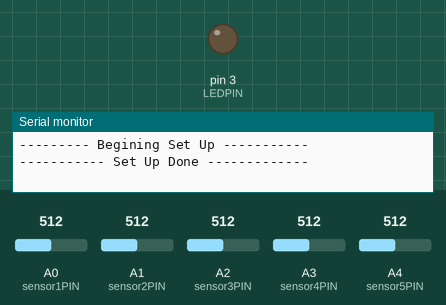
A sketch run on a simulated Arduino Uno, built with avr-gcc and run on an emulated ATmega328P. Shown: output pins drawn as LEDs (lit = HIGH), the last lines printed to the serial monitor. The inputs (shaded band) are chosen by the test bench; at power-on: A0 (sensor1PIN) = 512, A1 (sensor2PIN) = 512, A2 (sensor3PIN) = 512, A3 (sensor4PIN) = 512, A4 (sensor5PIN) = 512. Random numbers use the default seed unless the sketch sets one.

Above: at 1.1 s.
At 60.1 s:
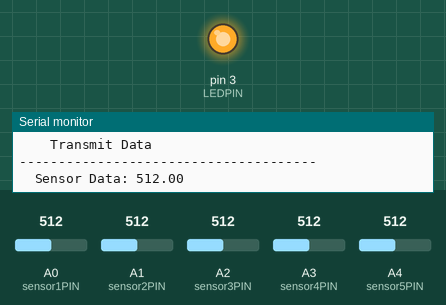
Timing chart, 0 to 74.0 s (numbered marks = the images above):
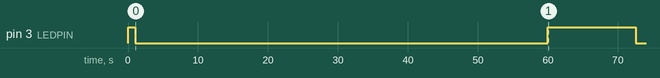

Measured:
- by itself, pin 3 (LEDPIN): HIGH → LOW at 1.0 s, → HIGH 59.0 s later, → LOW 12.5 s later

The sketch:

Analog_Sensors.ino
```cpp
/*  Data Acquisition Scrip
 *  Jacob Anderson
 *  Fort Lewis College
 *  December 26th, 2015
 *
 *  This scrip colects data from a sensor at a givien time tinterval.
 *  The data is averaged over 10 readings.
 *  It then transmits the averaged measurment to another device via I2C comunication.
 *
 *  This scrip is supporst an analog sensor conected to pin A0
 *  I2C on the arduino Micr: SDA - Pin 2, SCL - pin 3
 */

// Libraries --------------------------------------------------------------------------------------------------------------------------
#include <Wire.h>

// Time Keeping -----------------------------------------------------------------------------------------------------------------------
unsigned long time; // Time

// PIN assignments --------------------------------------------------------------------------------------------------------------------
int sensor1PIN = A0;    // Which Sensor is attached to this Pin
int sensor2PIN = A1;    // Which Sensor is attached to this Pin
int sensor3PIN = A2;    // Which Sensor is attached to this Pin
int sensor4PIN = A3;    // Which Sensor is attached to this Pin
int sensor5PIN = A4;    // Which Sensor is attached to this Pin

int LEDPIN = 3;

// Sensor variables -------------------------------------------------------------------------------------------------------------------
int SamplingRate = 2;       // Interval between Sensor Sampling in Seconds
float AverageRange = 10.0;  // Number of sensor readings to average over
int takeSample = false;     // State varible for taking Sensor readings
int SensorOut = false;      // State verialbe for outputing sensor information
int sampleCount = 0;        // Index for the sensor array

// Arrays to store data --------------------------------------------------------------------------------------------------------------
const int ArraySize = 30;    // Size of the sensor array
float SampleTime[ArraySize]; // Array to store the time of each set of measurments
float GPSlat[ArraySize];     // Array to store GPS latitude of each measurment
float GPSlon[ArraySize];     // Array to store GPS longitude of each measurment
float Sensor1[ArraySize];    // Array to store the Averaged sensor inputs from 1st sensor
float Sensor2[ArraySize];    // Array to store the Averaged sensor inputs from 2nd sensor
float Sensor3[ArraySize];    // Array to store the Averaged sensor inputs from 3rd sensor
float Sensor4[ArraySize];    // Array to store the Averaged sensor inputs from 4th sensor
float Sensor5[ArraySize];    // Array to store the Averaged sensor inputs from fth sensor

char Sensor1_type[] = "I'm a Sensor"; // Name of the sensor


/*=====================================================================================================================================
 * ============================================ Set Up ================================================================================
 * ==================================================================================================================================*/

void setup() { Serial.begin(9600);

  Serial.print("\n\n--------- Begining Set Up -----------\n");

  Wire.begin(); // Start I2C Bus as Master

  // Set up pin I/O state-----
  pinMode(sensor1PIN, INPUT);
  pinMode(sensor2PIN, INPUT);
  pinMode(sensor3PIN, INPUT);
  pinMode(sensor4PIN, INPUT);
  pinMode(sensor5PIN, INPUT);
  pinMode( LEDPIN, OUTPUT);

  // Turn LED on and of to verify functionality
  digitalWrite(LEDPIN, HIGH);
  delay(1000);
  digitalWrite(LEDPIN, LOW);

  Serial.print("\n----------- Set Up Done -------------\n\n");

}

/*=====================================================================================================================================
 *============================================= Mian Loop =============================================================================
 *===================================================================================================================================*/

void loop() {

 time = millis()/1000; // Time in seconds

// Take sensor reading if time is a multiple of the sampling rate
 if ((time%SamplingRate) == 0 && takeSample == false) { Serial.print("Time: "), Serial.print(time), Serial.println(" [s]");
                                                        takeSample = true;
                                                        SensorOut = UpdateSensors(); }
 else if ((time%SamplingRate) == 0 && takeSample == true) ;
 else takeSample = false ;


 // Display the sensor log once the arrays are full
 if (SensorOut == true ) { digitalWrite(3,HIGH);
                           Serial.print(Sensor1_type);
                           Serial.print("\n \t Transmit Data \n--------------------------------------\n");
                              for( int i = 0; i < ArraySize; i++) {
                                                                     Serial.print("\tSensor Data: "), Serial.println(Sensor1[i]);

                                                                     I2C(0, i);
                                                                     I2C(1, SampleTime[i]);
                                                                     I2C(2, GPSlat[i]);
                                                                     I2C(3, GPSlon[i]);
                                                                     I2C(4, Sensor1[i]);
                                                                     I2C(5, Sensor2[i]);
                                                                     I2C(6, Sensor3[i]);
                                                                     I2C(7, Sensor4[i]);
                                                                     I2C(8, Sensor5[i]);

                                                                     }
                           Serial.println(" \tEnd Sensor log \n-------------------------------------");

                           digitalWrite(3,LOW);
    SensorOut = false;
 }
}


/*=====================================================================================================================================
 *============================================ Subrutiens =============================================================================
 *===================================================================================================================================*/


// Process sensor data and transmit via I2C -------------------------------------------------------------------------------------------
//-------------------------------------------------------------------------------------------------------------------------------------
boolean UpdateSensors() { // Reads the sensors, takes an average of 10 reaings and saes the averaged measurement to the sensor array

  SampleTime[sampleCount] = time;
  GPSlat[sampleCount] = random(100.00, 1000.00);
  GPSlon[sampleCount] = random(-100.00, -1000.000);

  // Initalize Sampling variables
  float Sample1 = 0;
  float Sample2 = 0;
  float Sample3 = 0;
  float Sample4 = 0;
  float Sample5 = 0;


  // Take the average reading from the sensor

  for(int i=0; i<AverageRange; i++) { Sample1 = Sample1+ analogRead(sensor1PIN);
                            Sample2 = Sample2 + analogRead(sensor2PIN);
                            Sample3 = Sample3 + analogRead(sensor3PIN);
                            Sample4 = Sample4 + analogRead(sensor4PIN);
                            Sample5 = Sample5 + analogRead(sensor5PIN);
                          }

  Sample1 = Sample1/AverageRange;
  Sample2 = Sample2/AverageRange;
  Sample3 = Sample3/AverageRange;
  Sample4 = Sample4/AverageRange;
  Sample5 = Sample5/AverageRange;

  /*  // Debuging Print Statements
  Serial.print("\t Raw1: "), Serial.print(analogRead(A0)), Serial.print( "\tSensor1: "), Serial.println (Sample1);
  Serial.print("\t Raw2: "), Serial.print(analogRead(A1)), Serial.print( "\tSensor2: "), Serial.println (Sample2);
  Serial.print("\t Raw3: "), Serial.print(analogRead(A2)), Serial.print( "\tSensor3: "), Serial.println (Sample3);
  Serial.print("\t Raw4: "), Serial.print(analogRead(A3)), Serial.print( "\tSensor4: "), Serial.println (Sample4);
  Serial.print("\t Raw5: "), Serial.print(analogRead(A4)), Serial.print( "\tSensor5: "), Serial.println (Sample5);
  Serial.println("");
  */

  // Store the data to its array
  Sensor1[sampleCount] = Sample1;
  Sensor2[sampleCount] = Sample2;
  Sensor3[sampleCount] = Sample3;
  Sensor4[sampleCount] = Sample4;
  Sensor5[sampleCount] = Sample5;

  /*
  // Transmit value via I2
  Serial.println( "Transmting On I2C");
  I2C( 1,Sample1 );
  I2C( 2,Sample2 );
  I2C( 3,Sample3 );
  I2C( 4,Sample4 );
  I2C( 5,Sample5 );
  */
  // Increass the sensor array index and indicate if the array if full

  if(sampleCount == (ArraySize-1)) {sampleCount = 0;
                                      return true; } // Array is full
  else {sampleCount++;
        return false; } // Array is not full
}


// Transmit data over I2C ------------------------------------------------------------------------------------------------------
//------------------------------------------------------------------------------------------------------------------------------
void I2C( int Data, float value){

  // Transmit the data to another device via I2C
  Wire.beginTransmission(8); // transmit to device #8
  if (Data == 0 ) Wire.write("index");
  else if (Data == 1) Wire.write("Time");
  else if (Data == 2) Wire.write("GPSlat");
  else if (Data == 3) Wire.write("GPSlon");
  else if (Data == 4) Wire.write("Sensor1");
  else if (Data == 5) Wire.write("Sensor2");
  else if (Data == 6) Wire.write("Sensor3");
  else if (Data == 7) Wire.write("Sensor4");
  else if (Data == 8) Wire.write("Sensor5");
  else Wire.write("Not a Valid sensor");


  union {
    float number;
    uint8_t bytes[4];
    } m;

  m.number = value;

  for (int i=0; i<4; i++) { Wire.write(m.bytes[i]);
                            // Debuging
                            Serial.print("Bytes: ");
                            Serial.println(m.bytes[i]);

                            }

  Wire.endTransmission();    // stop transmitting


  }
```
